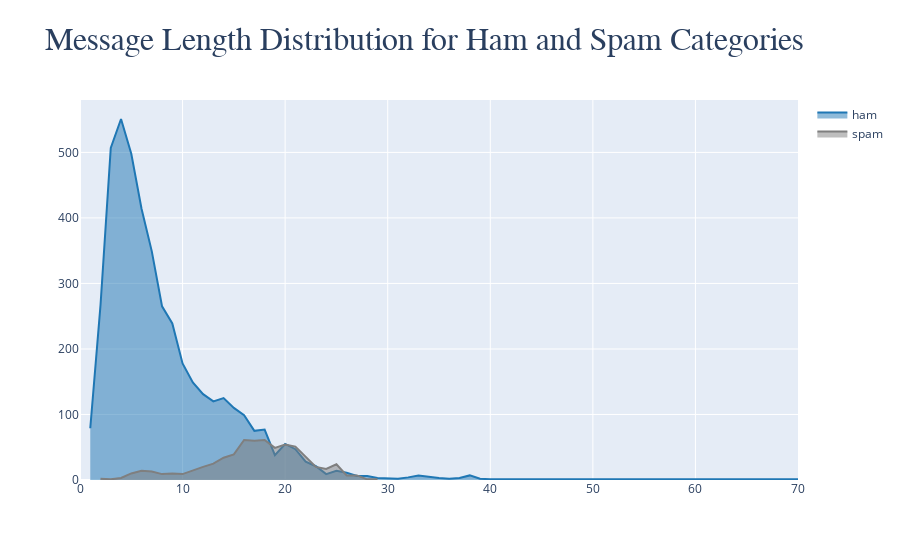

Notebook code for this chart:
### Code cell
#Visualize the length of ham and spam (ham message shows shorter message length)
ham_df = data[data['target'] == 'ham']['message_len'].value_counts().sort_index()
spam_df = data[data['target'] == 'spam']['message_len'].value_counts().sort_index()

fig = go.Figure()
fig.add_trace(go.Scatter(
    x=ham_df.index,
    y=ham_df.values,
    name='ham',
    fill='tozeroy',
    marker_color=primary_blue,
))
fig.add_trace(go.Scatter(
    x=spam_df.index,
    y=spam_df.values,
    name='spam',
    fill='tozeroy',
    marker_color=primary_grey,
))
fig.update_layout(
    title='<span style="font-size:32px; font-family:Times New Roman">Message Length Distribution for Ham and Spam Categories</span>'
)
fig.update_xaxes(range=[0, 70])
fig.show()

### Figure 1 — Plotly figure (JSON) as saved in the notebook; plotly's stock layout.template omitted (floating-point values rounded to 4 significant figures)
{"data": [{"fill": "tozeroy", "marker": {"color": "#1f77b4"}, "name": "ham", "type": "scatter", "x": [1, 2, 3, 4, 5, 6, 7, 8, 9, 10, 11, 12, 13, 14, 15, 16, 17, 18, 19, 20, 21, 22, 23, 24, 25, 26, 27, 28, 29, 30, 31, 32, 33, 35, 36, 37, 38, 39, 40, 42, 44, 46, 47, 52, 58, 66, 70, 71, 80, 83, 107], "y": [79, 267, 507, 551, 498, 414, 349, 265, 239, 178, 149, 131, 120, 125, 110, 99, 75, 77, 38, 55, 47, 28, 21, 9, 14, 11, 6, 6, 3, 2, 2, 4, 7, 3, 2, 3, 7, 2, 1, 1, 1, 1, 1, 1, 1, 1, 1, 1, 1, 1, 1]}, {"fill": "tozeroy", "marker": {"color": "#7f7f7f"}, "name": "spam", "type": "scatter", "x": [2, 3, 4, 5, 6, 7, 8, 9, 10, 11, 12, 13, 14, 15, 16, 17, 18, 19, 20, 21, 22, 23, 24, 25, 26, 27, 28, 29], "y": [2, 1, 3, 10, 14, 13, 9, 10, 9, 15, 20, 25, 34, 39, 61, 60, 61, 49, 54, 51, 36, 20, 17, 24, 7, 7, 1, 1]}], "layout": {"title": {"text": "<span style=\"font-size:32px; font-family:Times New Roman\">Message Length Distribution for Ham and Spam Categories</span>"}, "xaxis": {"range": [0, 70]}}}
